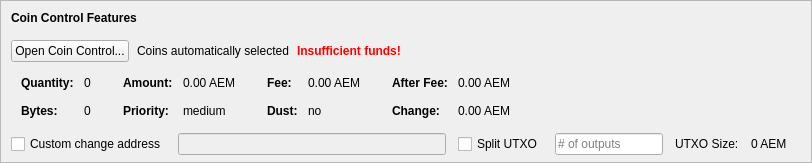
    <widget class="QFrame" name="frameCoinControl">
     <property name="sizePolicy">
      <sizepolicy hsizetype="Expanding" vsizetype="Expanding">
       <horstretch>0</horstretch>
       <verstretch>0</verstretch>
      </sizepolicy>
     </property>
     <property name="maximumSize">
      <size>
       <width>16777215</width>
       <height>16777215</height>
      </size>
     </property>
     <property name="frameShape">
      <enum>QFrame::StyledPanel</enum>
     </property>
     <property name="frameShadow">
      <enum>QFrame::Sunken</enum>
     </property>
     <layout class="QVBoxLayout" name="verticalLayoutCoinControl2">
      <property name="spacing">
       <number>0</number>
      </property>
      <property name="leftMargin">
       <number>0</number>
      </property>
      <property name="topMargin">
       <number>0</number>
      </property>
      <property name="rightMargin">
       <number>0</number>
      </property>
      <property name="bottomMargin">
       <number>6</number>
      </property>
      <item>
       <layout class="QVBoxLayout" name="verticalLayoutCoinControl" stretch="0,0,0,0,1">
        <property name="spacing">
         <number>0</number>
        </property>
        <property name="leftMargin">
         <number>10</number>
        </property>
        <property name="topMargin">
         <number>10</number>
        </property>
        <item>
         <layout class="QHBoxLayout" name="horizontalLayoutCoinControl1">
          <property name="bottomMargin">
           <number>15</number>
          </property>
          <item>
           <widget class="QLabel" name="labelCoinControlFeatures">
            <property name="sizePolicy">
             <sizepolicy hsizetype="Preferred" vsizetype="Maximum">
              <horstretch>0</horstretch>
              <verstretch>0</verstretch>
             </sizepolicy>
            </property>
            <property name="font">
             <font>
              <weight>75</weight>
              <bold>true</bold>
             </font>
            </property>
            <property name="styleSheet">
             <string notr="true">font-weight:bold;</string>
            </property>
            <property name="text">
             <string>Coin Control Features</string>
            </property>
           </widget>
          </item>
         </layout>
        </item>
        <item>
         <layout class="QHBoxLayout" name="horizontalLayoutCoinControl2" stretch="0,0,0,0">
          <property name="spacing">
           <number>8</number>
          </property>
          <property name="bottomMargin">
           <number>10</number>
          </property>
          <item>
           <widget class="QPushButton" name="pushButtonCoinControl">
            <property name="styleSheet">
             <string notr="true"/>
            </property>
            <property name="text">
             <string>Open Coin Control...</string>
            </property>
            <property name="autoDefault">
             <bool>false</bool>
            </property>
           </widget>
          </item>
          <item>
           <widget class="QLabel" name="labelCoinControlAutomaticallySelected">
            <property name="text">
             <string>Coins automatically selected</string>
            </property>
            <property name="margin">
             <number>5</number>
            </property>
           </widget>
          </item>
          <item>
           <widget class="QLabel" name="labelCoinControlInsuffFunds">
            <property name="font">
             <font>
              <weight>75</weight>
              <bold>true</bold>
             </font>
            </property>
            <property name="styleSheet">
             <string notr="true">color:red;font-weight:bold;</string>
            </property>
            <property name="text">
             <string>Insufficient funds!</string>
            </property>
            <property name="margin">
             <number>5</number>
            </property>
           </widget>
          </item>
          <item>
           <spacer name="horizontalSpacerCoinControl">
            <property name="orientation">
             <enum>Qt::Horizontal</enum>
            </property>
            <property name="sizeHint" stdset="0">
             <size>
              <width>40</width>
              <height>1</height>
             </size>
            </property>
           </spacer>
          </item>
         </layout>
        </item>
        <item>
         <widget class="QWidget" name="widgetCoinControl" native="true">
          <property name="sizePolicy">
           <sizepolicy hsizetype="Preferred" vsizetype="Preferred">
            <horstretch>0</horstretch>
            <verstretch>0</verstretch>
           </sizepolicy>
          </property>
          <property name="minimumSize">
           <size>
            <width>0</width>
            <height>0</height>
           </size>
          </property>
          <property name="styleSheet">
           <string notr="true"/>
          </property>
          <layout class="QHBoxLayout" name="horizontalLayoutCoinControl5">
           <property name="leftMargin">
            <number>0</number>
           </property>
           <property name="topMargin">
            <number>0</number>
           </property>
           <property name="rightMargin">
            <number>0</number>
           </property>
           <property name="bottomMargin">
            <number>0</number>
           </property>
           <item>
            <layout class="QHBoxLayout" name="horizontalLayoutCoinControl3" stretch="0,0,0,1">
             <property name="spacing">
              <number>20</number>
             </property>
             <property name="topMargin">
              <number>0</number>
             </property>
             <property name="bottomMargin">
              <number>10</number>
             </property>
             <item>
              <layout class="QFormLayout" name="formLayoutCoinControl1">
               <property name="horizontalSpacing">
                <number>10</number>
               </property>
               <property name="verticalSpacing">
                <number>14</number>
               </property>
               <property name="leftMargin">
                <number>10</number>
               </property>
               <property name="topMargin">
                <number>4</number>
               </property>
               <property name="rightMargin">
                <number>6</number>
               </property>
               <item row="0" column="0">
                <widget class="QLabel" name="labelCoinControlQuantityText">
                 <property name="font">
                  <font>
                   <weight>75</weight>
                   <bold>true</bold>
                  </font>
                 </property>
                 <property name="text">
                  <string>Quantity:</string>
                 </property>
                 <property name="margin">
                  <number>0</number>
                 </property>
                </widget>
               </item>
               <item row="0" column="1">
                <widget class="QLabel" name="labelCoinControlQuantity">
                 <property name="cursor">
                  <cursorShape>IBeamCursor</cursorShape>
                 </property>
                 <property name="contextMenuPolicy">
                  <enum>Qt::ActionsContextMenu</enum>
                 </property>
                 <property name="text">
                  <string notr="true">0</string>
                 </property>
                 <property name="margin">
                  <number>0</number>
                 </property>
                 <property name="textInteractionFlags">
                  <set>Qt::LinksAccessibleByMouse|Qt::TextSelectableByKeyboard|Qt::TextSelectableByMouse</set>
                 </property>
                </widget>
               </item>
               <item row="1" column="0">
                <widget class="QLabel" name="labelCoinControlBytesText">
                 <property name="font">
                  <font>
                   <weight>75</weight>
                   <bold>true</bold>
                  </font>
                 </property>
                 <property name="text">
                  <string>Bytes:</string>
                 </property>
                </widget>
               </item>
               <item row="1" column="1">
                <widget class="QLabel" name="labelCoinControlBytes">
                 <property name="cursor">
                  <cursorShape>IBeamCursor</cursorShape>
                 </property>
                 <property name="contextMenuPolicy">
                  <enum>Qt::ActionsContextMenu</enum>
                 </property>
                 <property name="text">
                  <string notr="true">0</string>
                 </property>
                 <property name="textInteractionFlags">
                  <set>Qt::LinksAccessibleByMouse|Qt::TextSelectableByKeyboard|Qt::TextSelectableByMouse</set>
                 </property>
                </widget>
               </item>
              </layout>
             </item>
             <item>
              <layout class="QFormLayout" name="formLayoutCoinControl2">
               <property name="horizontalSpacing">
                <number>10</number>
               </property>
               <property name="verticalSpacing">
                <number>14</number>
               </property>
               <property name="leftMargin">
                <number>6</number>
               </property>
               <property name="topMargin">
                <number>4</number>
               </property>
               <property name="rightMargin">
                <number>6</number>
               </property>
               <item row="0" column="0">
                <widget class="QLabel" name="labelCoinControlAmountText">
                 <property name="font">
                  <font>
                   <weight>75</weight>
                   <bold>true</bold>
                  </font>
                 </property>
                 <property name="text">
                  <string>Amount:</string>
                 </property>
                 <property name="margin">
                  <number>0</number>
                 </property>
                </widget>
               </item>
               <item row="0" column="1">
                <widget class="QLabel" name="labelCoinControlAmount">
                 <property name="cursor">
                  <cursorShape>IBeamCursor</cursorShape>
                 </property>
                 <property name="contextMenuPolicy">
                  <enum>Qt::ActionsContextMenu</enum>
                 </property>
                 <property name="text">
                  <string notr="true">0.00 AEM</string>
                 </property>
                 <property name="textInteractionFlags">
                  <set>Qt::LinksAccessibleByMouse|Qt::TextSelectableByKeyboard|Qt::TextSelectableByMouse</set>
                 </property>
                </widget>
               </item>
               <item row="1" column="0">
                <widget class="QLabel" name="labelCoinControlPriorityText">
                 <property name="font">
                  <font>
                   <weight>75</weight>
                   <bold>true</bold>
                  </font>
                 </property>
                 <property name="text">
                  <string>Priority:</string>
                 </property>
                </widget>
               </item>
               <item row="1" column="1">
                <widget class="QLabel" name="labelCoinControlPriority">
                 <property name="cursor">
                  <cursorShape>IBeamCursor</cursorShape>
                 </property>
                 <property name="contextMenuPolicy">
                  <enum>Qt::ActionsContextMenu</enum>
                 </property>
                 <property name="text">
                  <string>medium</string>
                 </property>
                 <property name="textInteractionFlags">
                  <set>Qt::LinksAccessibleByMouse|Qt::TextSelectableByKeyboard|Qt::TextSelectableByMouse</set>
                 </property>
                </widget>
               </item>
              </layout>
             </item>
             <item>
              <layout class="QFormLayout" name="formLayoutCoinControl3">
               <property name="horizontalSpacing">
                <number>10</number>
               </property>
               <property name="verticalSpacing">
                <number>14</number>
               </property>
               <property name="leftMargin">
                <number>6</number>
               </property>
               <property name="topMargin">
                <number>4</number>
               </property>
               <property name="rightMargin">
                <number>6</number>
               </property>
               <item row="0" column="0">
                <widget class="QLabel" name="labelCoinControlFeeText">
                 <property name="font">
                  <font>
                   <weight>75</weight>
                   <bold>true</bold>
                  </font>
                 </property>
                 <property name="text">
                  <string>Fee:</string>
                 </property>
                 <property name="margin">
                  <number>0</number>
                 </property>
                </widget>
               </item>
               <item row="0" column="1">
                <widget class="QLabel" name="labelCoinControlFee">
                 <property name="cursor">
                  <cursorShape>IBeamCursor</cursorShape>
                 </property>
                 <property name="contextMenuPolicy">
                  <enum>Qt::ActionsContextMenu</enum>
                 </property>
                 <property name="text">
                  <string notr="true">0.00 AEM</string>
                 </property>
                 <property name="textInteractionFlags">
                  <set>Qt::LinksAccessibleByMouse|Qt::TextSelectableByKeyboard|Qt::TextSelectableByMouse</set>
                 </property>
                </widget>
               </item>
               <item row="1" column="0">
                <widget class="QLabel" name="labelCoinControlLowOutputText">
                 <property name="font">
                  <font>
                   <weight>75</weight>
                   <bold>true</bold>
                  </font>
                 </property>
                 <property name="text">
                  <string>Dust:</string>
                 </property>
                </widget>
               </item>
               <item row="1" column="1">
                <widget class="QLabel" name="labelCoinControlLowOutput">
                 <property name="cursor">
                  <cursorShape>IBeamCursor</cursorShape>
                 </property>
                 <property name="contextMenuPolicy">
                  <enum>Qt::ActionsContextMenu</enum>
                 </property>
                 <property name="text">
                  <string>no</string>
                 </property>
                 <property name="textInteractionFlags">
                  <set>Qt::LinksAccessibleByMouse|Qt::TextSelectableByKeyboard|Qt::TextSelectableByMouse</set>
                 </property>
                </widget>
               </item>
              </layout>
             </item>
             <item>
              <layout class="QFormLayout" name="formLayoutCoinControl4">
               <property name="horizontalSpacing">
                <number>10</number>
               </property>
               <property name="verticalSpacing">
                <number>14</number>
               </property>
               <property name="leftMargin">
                <number>6</number>
               </property>
               <property name="topMargin">
                <number>4</number>
               </property>
               <property name="rightMargin">
                <number>6</number>
               </property>
               <item row="0" column="0">
                <widget class="QLabel" name="labelCoinControlAfterFeeText">
                 <property name="font">
                  <font>
                   <weight>75</weight>
                   <bold>true</bold>
                  </font>
                 </property>
                 <property name="text">
                  <string>After Fee:</string>
                 </property>
                 <property name="margin">
                  <number>0</number>
                 </property>
                </widget>
               </item>
               <item row="0" column="1">
                <widget class="QLabel" name="labelCoinControlAfterFee">
                 <property name="cursor">
                  <cursorShape>IBeamCursor</cursorShape>
                 </property>
                 <property name="contextMenuPolicy">
                  <enum>Qt::ActionsContextMenu</enum>
                 </property>
                 <property name="text">
                  <string notr="true">0.00 AEM</string>
                 </property>
                 <property name="textInteractionFlags">
                  <set>Qt::LinksAccessibleByMouse|Qt::TextSelectableByKeyboard|Qt::TextSelectableByMouse</set>
                 </property>
                </widget>
               </item>
               <item row="1" column="0">
                <widget class="QLabel" name="labelCoinControlChangeText">
                 <property name="font">
                  <font>
                   <weight>75</weight>
                   <bold>true</bold>
                  </font>
                 </property>
                 <property name="text">
                  <string>Change:</string>
                 </property>
                </widget>
               </item>
               <item row="1" column="1">
                <widget class="QLabel" name="labelCoinControlChange">
                 <property name="cursor">
                  <cursorShape>IBeamCursor</cursorShape>
                 </property>
                 <property name="contextMenuPolicy">
                  <enum>Qt::ActionsContextMenu</enum>
                 </property>
                 <property name="text">
                  <string notr="true">0.00 AEM</string>
                 </property>
                 <property name="textInteractionFlags">
                  <set>Qt::LinksAccessibleByMouse|Qt::TextSelectableByKeyboard|Qt::TextSelectableByMouse</set>
                 </property>
                </widget>
               </item>
              </layout>
             </item>
            </layout>
           </item>
          </layout>
         </widget>
        </item>
        <item>
         <layout class="QHBoxLayout" name="horizontalLayoutCoinControl4" stretch="0,0,0,0,0,0,0">
          <property name="spacing">
           <number>12</number>
          </property>
          <property name="sizeConstraint">
           <enum>QLayout::SetDefaultConstraint</enum>
          </property>
          <property name="topMargin">
           <number>5</number>
          </property>
          <property name="rightMargin">
           <number>5</number>
          </property>
          <item>
           <widget class="QCheckBox" name="checkBoxCoinControlChange">
            <property name="toolTip">
             <string>If this is activated, but the change address is empty or invalid, change will be sent to a newly generated address.</string>
            </property>
            <property name="text">
             <string>Custom change address</string>
            </property>
           </widget>
          </item>
          <item>
           <widget class="QValidatedLineEdit" name="lineEditCoinControlChange">
            <property name="enabled">
             <bool>false</bool>
            </property>
            <property name="sizePolicy">
             <sizepolicy hsizetype="Expanding" vsizetype="Fixed">
              <horstretch>0</horstretch>
              <verstretch>0</verstretch>
             </sizepolicy>
            </property>
           </widget>
          </item>
          <item>
           <widget class="QCheckBox" name="splitBlockCheckBox">
            <property name="text">
             <string>Split UTXO</string>
            </property>
           </widget>
          </item>
          <item>
           <widget class="QLineEdit" name="splitBlockLineEdit">
            <property name="sizePolicy">
             <sizepolicy hsizetype="Fixed" vsizetype="Fixed">
              <horstretch>50</horstretch>
              <verstretch>0</verstretch>
             </sizepolicy>
            </property>
            <property name="placeholderText">
             <string># of outputs</string>
            </property>
           </widget>
          </item>
          <item>
           <widget class="QLabel" name="labelBlockSizeText">
            <property name="text">
             <string>UTXO Size:</string>
            </property>
           </widget>
          </item>
          <item>
           <widget class="QLabel" name="labelBlockSize">
            <property name="text">
             <string>0 AEM</string>
            </property>
           </widget>
          </item>
          <item>
           <widget class="QLabel" name="labelCoinControlChangeLabel">
            <property name="sizePolicy">
             <sizepolicy hsizetype="Preferred" vsizetype="Expanding">
              <horstretch>0</horstretch>
              <verstretch>0</verstretch>
             </sizepolicy>
            </property>
            <property name="minimumSize">
             <size>
              <width>0</width>
              <height>0</height>
             </size>
            </property>
            <property name="text">
             <string/>
            </property>
            <property name="margin">
             <number>3</number>
            </property>
           </widget>
          </item>
         </layout>
        </item>
        <item>
         <spacer name="verticalSpacerCoinControl">
          <property name="orientation">
           <enum>Qt::Vertical</enum>
          </property>
          <property name="sizeHint" stdset="0">
           <size>
            <width>800</width>
            <height>1</height>
           </size>
          </property>
         </spacer>
        </item>
       </layout>
      </item>
     </layout>
    </widget>
